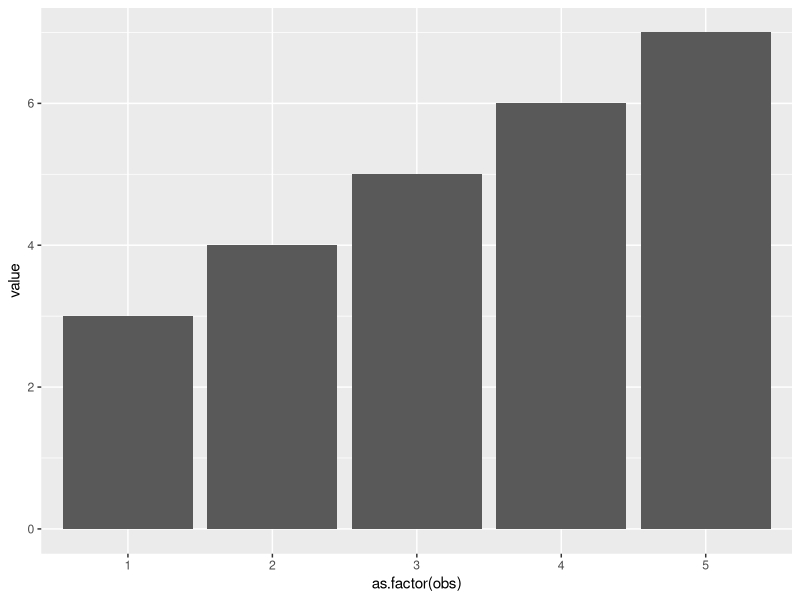
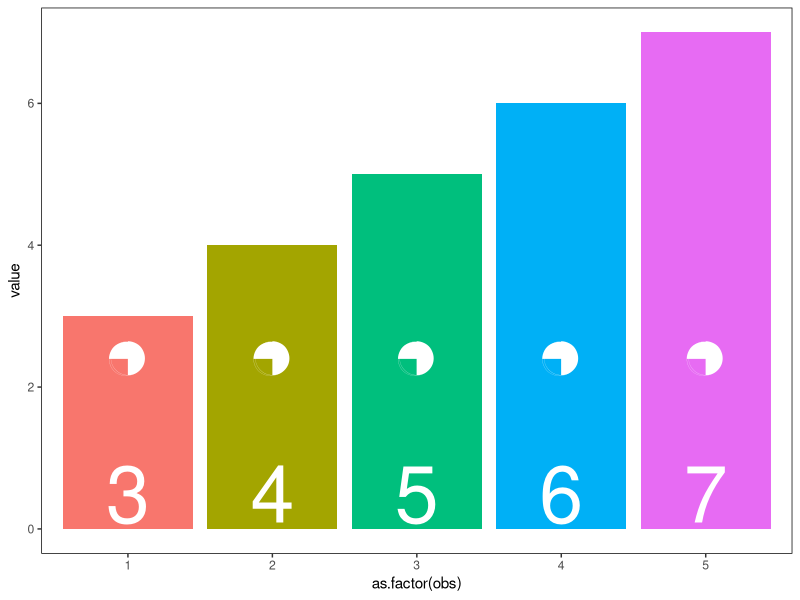

Source code (R) for these figures, in order:
bar_df = data.frame(obs = 1:5,
                    value = 3:7)

library("ggplot2")
ggplot() + 
  geom_bar(data = bar_df,
           aes(x = as.factor(obs),
               y = value),
           stat = "identity")


ggplot() + 
  theme(panel.grid.minor = element_blank(),
        panel.grid.major = element_blank(),
        panel.border     = element_rect(fill = NA),
        panel.background = element_blank(),
         plot.background = element_blank(),
        legend.position  = "none") + 
  geom_bar(data = bar_df,
           aes(x = as.factor(obs),
               y = value,
               fill = as.factor(obs)),
           stat = "identity") + 
  geom_text(data = bar_df,
           aes(x = as.factor(obs),
               y = 0,
               label = value),
           stat = "identity",
           colour = "white",
           nudge_y = 0.5,
           size = 20) + 
  geom_text(data = bar_df,
            aes(x = as.factor(obs),
                y = 0,
                label = "◑"),
            stat = "identity",
            colour = "white",
            nudge_y = 2.5,
            size = 20) +
  geom_text(data = bar_df,
            aes(x = as.factor(obs),
                y = 0,
                label = "◑"),
            stat = "identity",
            colour = "white",
            nudge_y = 2.4,
            nudge_x = -0.06,
            size = 20,
            angle = 90) 
